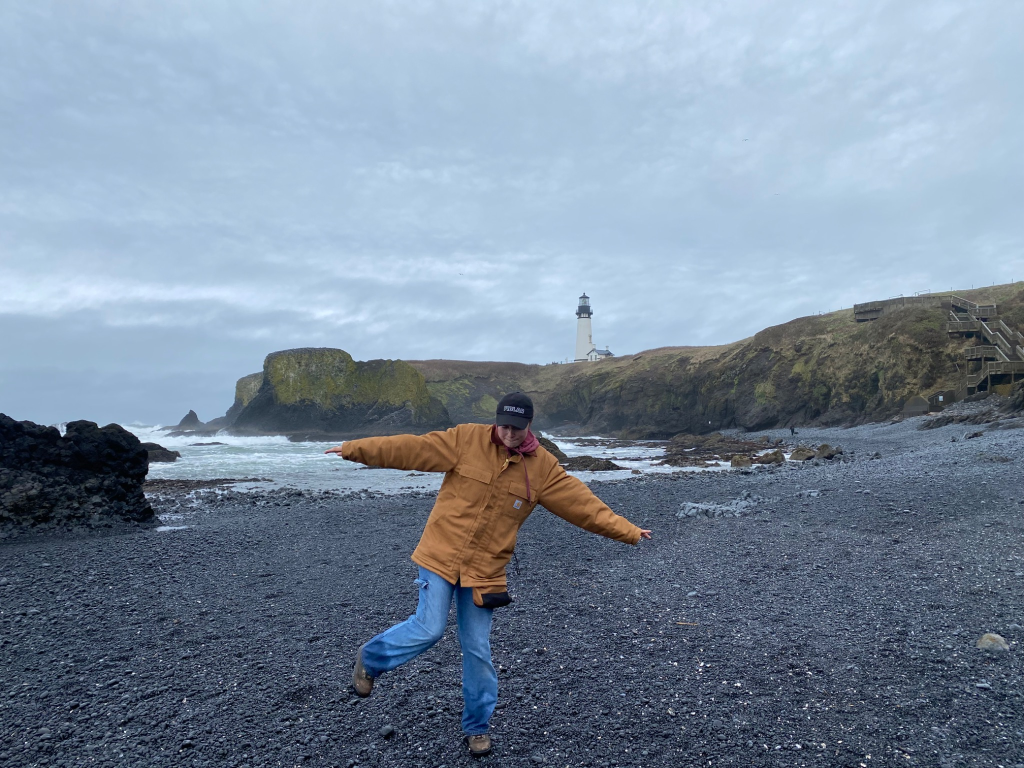
#> input picture assets/Costal.jpg, 2048 x 1536 px, given in place of sls-rocket-kailani.jpeg, which was not available (shown at 1/2 size)
$ python optimize-home-images.py
#> lines starting #> are read from the running program, lines starting #| are printed output that depends on the picture
"""Generate small, reusable homepage WebP assets without altering originals."""
from pathlib import Path
from PIL import Image, ImageOps

root = Path(__file__).resolve().parents[1]
source = root / "assets"
jobs = {
    "sls-rocket-kailani.jpeg": ("sls-rocket-kailani-mobile.webp", 480),
    "nasa-sls-team.jpeg": ("nasa-sls-team-home.webp", 520),
    "nasa-astronaut-suit.jpeg": ("nasa-astronaut-suit-home.webp", 300),
    "nasa-mission-patches.jpeg": ("nasa-mission-patches-home.webp", 300),
    "nasa-mission-training-complex.jpeg": ("nasa-mission-training-complex-home.webp", 360),
    "cleanroom-suit.jpeg": ("cleanroom-suit-home.webp", 280),
    "graduation-flowers.jpeg": ("graduation-flowers-home.webp", 340),
    "engineering-awards.jpeg": ("engineering-awards-home.webp", 320),
    "space-helmet.jpeg": ("space-helmet-home.webp", 340),
}
for name, (dest, max_width) in jobs.items():
    with Image.open(source / name) as im:
#> im is the input picture: PIL image 2048x1536 RGB; mean R, G, B 122.4, 138.6, 157.1
        im = ImageOps.exif_transpose(im).convert("RGB")
        im.thumbnail((max_width, 750), Image.Resampling.LANCZOS)
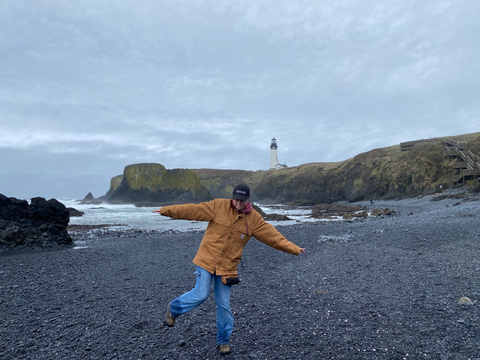
#> im: PIL image 480x360 RGB; mean R, G, B 122.5, 138.7, 157.2
        target = source / dest
        im.save(target, "WEBP", quality=74, method=6)
        print(f"{name} => {dest}: {target.stat().st_size} bytes, {im.size}")
#| sls-rocket-kailani.jpeg => sls-rocket-kailani-mobile.webp: 36936 bytes, (480, 360)
#> pass 2 of the loop `for name, (dest, max_width) in jobs.items():`:
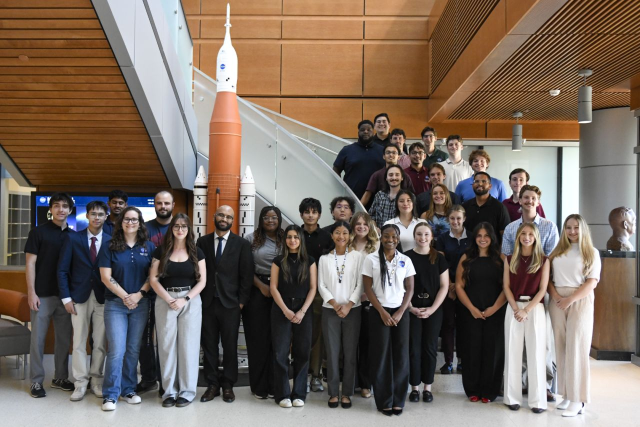
#> input picture assets/nasa-sls-team.jpeg, 1280 x 853 px (shown at 1/2 size)
#> im is the input picture: PIL image 1280x853 RGB; mean R, G, B 120.1, 104.9, 93.6
#> `im.thumbnail((max_width, 750), Image.Resampling.LANCZOS)`:
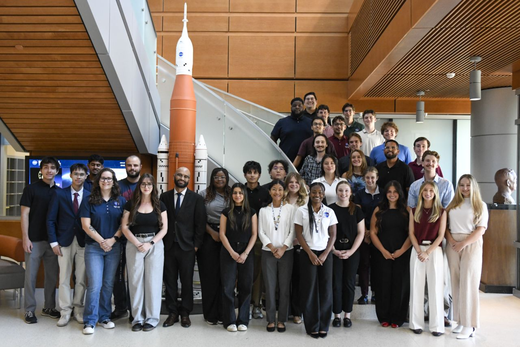
#> im: PIL image 520x347 RGB; mean R, G, B 120.1, 104.9, 93.6
#| nasa-sls-team.jpeg => nasa-sls-team-home.webp: 27530 bytes, (520, 347)
#> (the run stopped early here; a loop or call above may not have finished)
